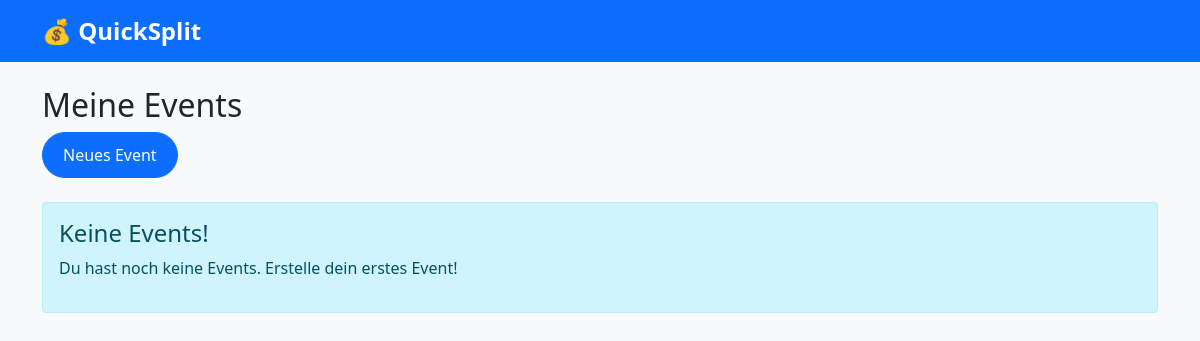
Before: /events with the older database file.
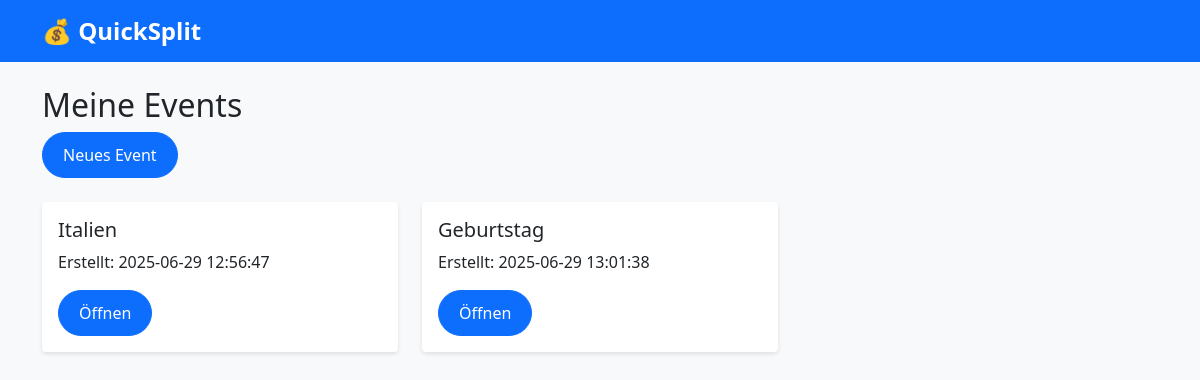
After: the same page with the newer database file.
### tables this page shows
CREATE TABLE events (
            id INTEGER PRIMARY KEY AUTOINCREMENT,
            name TEXT NOT NULL,
            created_at TIMESTAMP DEFAULT CURRENT_TIMESTAMP
        );

### routes/events.py (the view)
@events_bp.route('/events')
def list_events():
    conn = sqlite3.connect('quicksplit.db')
    conn.row_factory = sqlite3.Row
    events = conn.execute('SELECT * FROM events').fetchall()
    conn.close()
    return render_template('events/list.html', events=events)

### templates/events/list.html (shortened to what this page needs)
{% extends "base.html" %}
{% block content %}
<h2>Meine Events</h2>
<a href="{{ url_for('events.create_event') }}" class="btn btn-primary">Neues Event</a>
<br><br>
{% if events %}
  <div class="row">
    {% for event in events %}
    <div class="col-md-4">
      <div class="card" style="margin-bottom: 20px;">
        <div class="card-body">
          <h5>{{ event.name }}</h5>
          <p>Erstellt: {{ event.created_at }}</p>
          <a href="{{ url_for('events.show_event', event_id=event.id) }}" class="btn btn-primary">Öffnen</a>
        </div>
      </div>
    </div>
    {% endfor %}
  </div>
{% else %}
  <div class="alert alert-info">
    <h4>Keine Events!</h4>
    <p>Du hast noch keine Events. Erstelle dein erstes Event!</p>
  </div>
{% endif %}
{% endblock %}

### templates/base.html (shortened to what this page needs)
<!DOCTYPE html>
<html lang="de">
<head>
    <link href="https://cdn.jsdelivr.net/npm/bootstrap@5.1.3/dist/css/bootstrap.min.css" rel="stylesheet">
    <link rel="stylesheet" href="{{ url_for('static', filename='style.css') }}">
</head>
<body>
    <nav class="navbar navbar-expand-lg navbar-dark bg-primary">
        <div class="container">
            <a class="navbar-brand" href="{{ url_for('index') }}">💰 QuickSplit</a>
        </div>
    </nav>
    <div class="container mt-4">
        {% block content %}{% endblock %}
    </div>
</body>
</html>

### static/style.css (style rules this page uses)
body { background-color: #f8f9fa; }
.navbar-brand { font-weight: bold; font-size: 1.5rem; }
.card { transition: transform 0.2s; border: none; box-shadow: 0 2px 4px rgba(0,0,0,0.1); }
.btn { border-radius: 25px; padding: 10px 20px; }

Changed rows visible on the page:
added events: name "Italien", created_at "2025-06-29 12:56:47"
added events: name "Geburtstag", created_at "2025-06-29 13:01:38"
Other visible differences:
text no longer shown: "Keine Events! Du hast noch keine Events. Erstelle dein erstes Event!"
